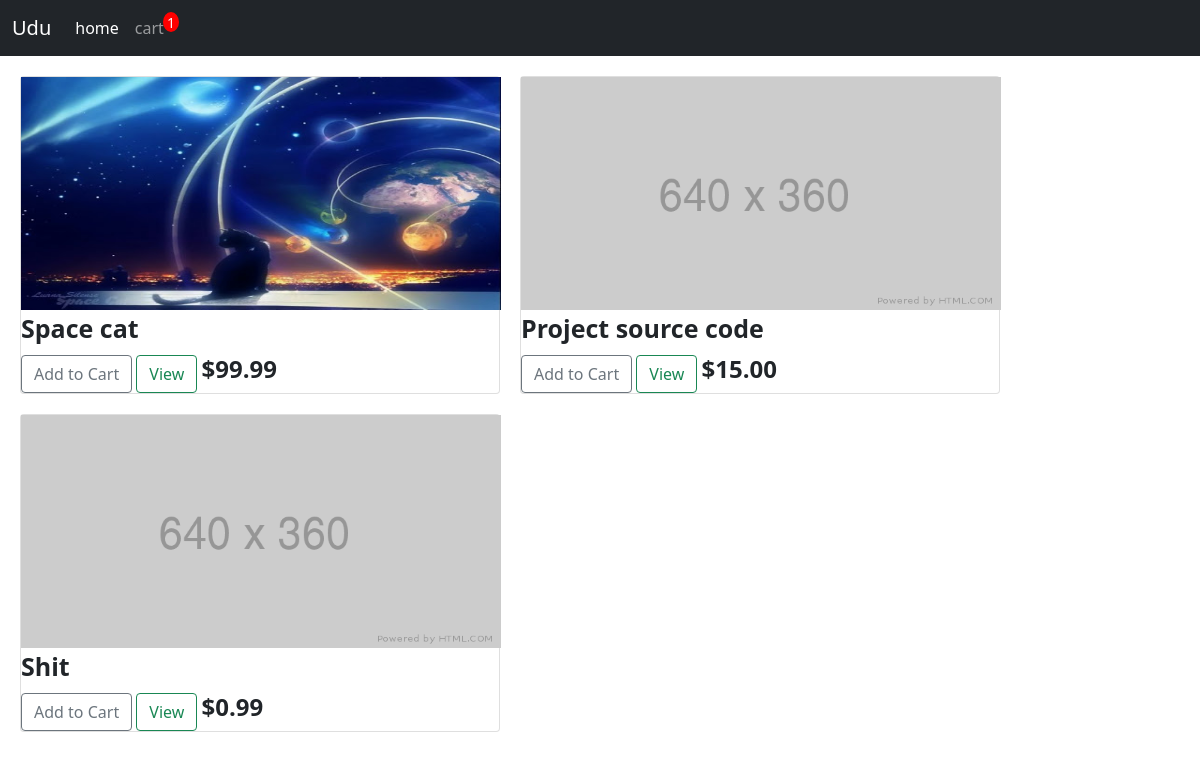
The app's page / (signed in) with its own data.
### main/models.py (models this page shows, shortened)
class Order(models.Model):
    customer = models.ForeignKey(
        Customer, on_delete=models.CASCADE, null=True, blank=True)
    date_ordered = models.DateTimeField(auto_now_add=True)
    complete = models.BooleanField(default=False)
    transaction_id = models.CharField(max_length=100, null=True)
    def get_cart_items(self):
        orderitems = self.orderitem_set.all()
        total = sum([item.quantity for item in orderitems])
        return total

class OrderItem(models.Model):
    product = models.ForeignKey(Product, on_delete=models.CASCADE, null=True)
    order = models.ForeignKey(Order, on_delete=models.CASCADE, null=True)
    quantity = models.IntegerField(default=0, null=True, blank=True)
    date_added = models.DateTimeField(auto_now_add=True)

class Product(models.Model):
    name = models.CharField(max_length=150,null=False)
    price = models.DecimalField(max_digits=5,decimal_places=2) #change in real projects for DecimalField(max_digits=5,decimal_places=2)!
    digital = models.BooleanField(default=False)
    image = models.ImageField(null=True, blank=True)
    description = models.TextField(null=False, blank=False,default="No description")
    quantity = models.IntegerField(default=0, null=False)
    active = models.BooleanField(default=False)
    class Meta:
        ordering = ['-id']

### main/views.py (the view)
# urls.py: path('', Site.view(Index), name='index'),
class Index(Store):
    title = "Home"
    def get_queryset(self):
        return Product.objects.order_by('-price')[:6]

### main/utils.py (called while the page is built)
def cartData(request):
    if request.user.is_authenticated:
        customer = request.user.customer
        order, created = Order.objects.get_or_create(
            customer=customer, complete=False)
        items = order.orderitem_set.all()
        cartItems = order.get_cart_items
    else:
        cartItems = 0
        items = {}
        order = {}
    return {'cart_items': cartItems, 'order': order, 'items': items}

### main/views.py (called while the page is built)
    def get_context_data(self, **kwargs):
        context = super().get_context_data(**kwargs)
        try:
            cart = cartData(self.request)
        except:
            if self.request.user.is_authenticated:
                Customer.objects.get_or_create(user=self.request.user)
                cart = cartData(self.request)
        context['title'] = self.title
        context['user'] = self.request.user
        context['cart_items'] = cart['cart_items']
        context['order'] = cart['order']
        context['items'] = cart['items']
        if self.num:
            context['number_plus'] = int(self.kwargs['page_number'])+1
            context['number_minus'] = int(self.kwargs['page_number']) - 1
        return context

### main/templates/main/view_products.html (shortened to what this page needs)
{% extends 'main/base.html' %}
{% block content %}
{% load static %}
<div class="product_list">
	{% for i in dataSet %}
	{% if i.active %}
	<br>
	<div class="card flex-element">
		{% if i.image %}
		<img class="thumbnail" src="{{ i.image.url }}">
		{% else %}
		<img class="thumbnail" src="{% static 'images/placeholder.png' %}">
		{% endif %}
		<div class="box-element product">
			<p class="card-title big-title"><strong>{{i.name}}</strong></p>
			<button  class="btn btn-outline-secondary add-btn update-cart" data-product="{{i.id}}" data-action="add" id="update">Add to Cart</button>
			<a class="btn btn-outline-success" href="#">View</a>
			<h4 style="display: inline-block;"><strong>${{i.price|floatformat:2}}</strong></h4>
		</div>
	</div>
	<br>
	{% endif %}
	{% endfor %}
</div>
{% endblock %}

### main/templates/main/base.html (shortened to what this page needs)
<!DOCTYPE html>
<html>
  <head>
    {% load static %}
    <link rel="stylesheet" href="{% static 'css/bootstrap.css' %}">
  </head>
  <body>
  <nav class="navbar navbar-expand-sm navbar-dark bg-dark">
    <div class="container-fluid">
      <a class="navbar-brand " href="{% url 'index' %}">Udu</a>
      <div class="collapse navbar-collapse" id="navbarContent">
        <ul class="navbar-nav mr-auto">
          <li class="nav-item ">
              <a class="nav-link active" href="{% url 'index' %}">home</a>
          </li>
          <li class="nav-item">
              <a class="nav-link" href="{% url 'cart' %}">cart</a>
              <p id="cart-total" class="">{{ cart_items }}</p>
          </li>
        </ul>
      </div>
    </div>
  </nav>
  {% block content %}{% endblock %}
  </body>
</html>

### main/templates/main/base.html (style rules this page uses)
#cart-total { display: inline-block; text-align: center; color:#fff; background-color: red; width: 16px; height: 20px; border-radius: 50%; font-size: 14px; margin-left: 0px; margin-top: 4px; }
@media (min-width:576px) { #cart-total { display: inline-block; text-align: center; color:#fff; background-color: red; width: 16px; height: 20px; border-radius: 50%; font-size: 14px; margin-left: -9px; margin-top: 4px; } }
.thumbnail { width: 360px; height: 174.175px; }
.card { width:360px; }
@media (min-width:514px) { .thumbnail { width: 480px; height: 232.5px; } }
@media (min-width:514px) { .card { width:480px; } }
.flex-element { margin-top: 20px; margin-left: 20px; }
.nav-item { display: flex; flex-direction: row; }
.big-title { font-size: 25px; }
.product_list { display: flex; flex-direction: row; flex-wrap: wrap; }
a { text-decoration: none; }

### records on screen
Order: id.quantity "1"
Product: image (picture), name "Space cat", price "99.99"
Product: active True (drawn), name "Project source code", price "15.00"
Product: active True (drawn), name "Shit", price "0.99"
